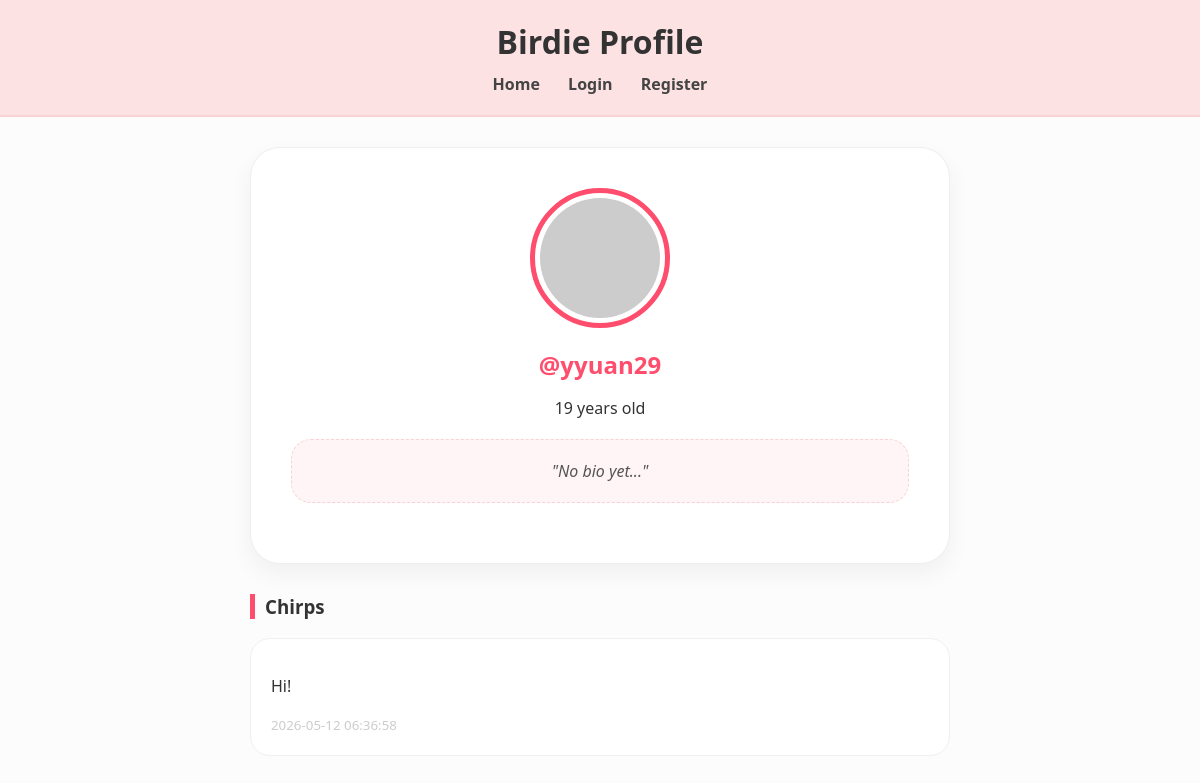
/profile/yyuan29, run on the app's committed database.
### tables this page shows
CREATE TABLE users (
            id INTEGER PRIMARY KEY AUTOINCREMENT,
            username TEXT UNIQUE NOT NULL,
            password TEXT NOT NULL,
            age INTEGER
        );

### app.py (the view)
@app.get("/profile/{username}", response_class=HTMLResponse)
async def view_profile(request: Request, username: str):
    db = get_db()
    user = db.execute(
        "SELECT * FROM users WHERE username = ?",
        (username,)
    ).fetchone()
    if not user:
        db.close()
        return HTMLResponse("User not found", status_code=404)
    messages = db.execute(
        """
        SELECT m.*, u.username
        FROM messages m
        JOIN users u ON m.user_id = u.id
        WHERE m.user_id = ?
        ORDER BY m.timestamp DESC
        """,
        (user["id"],)
    ).fetchall()
    db.close()
    messages_list = [dict(m) for m in messages]
    logged_in_user = request.cookies.get("username")
    is_own_profile = logged_in_user == username
    return templates.TemplateResponse(
        request=request,
        name="profile.html",
        context={
            "request": request,
            "profile_user": dict(user),
            "messages": messages_list,
            "is_own_profile": is_own_profile,
            "user": logged_in_user,
            "t": get_translations(request)
        }
    )

### templates/profile.html (shortened to what this page needs)
<!DOCTYPE html>
<html lang="en">
<head>
</head>
<body>
    <header class="birdie-header">
        <div class="header-content">
            <div class="title-nav">
                <h1>Birdie Profile</h1>
                <nav>
                    <a href="/">Home</a>
                    {% if user and user != "None" %}
                        <a href="/profile/{{ user }}">My Profile</a>
                        <a href="/create_message">New Post</a>
                        <a href="/logout">Logout</a>
                    {% else %}
                        <a href="/login">Login</a>
                        <a href="/register">Register</a>
                    {% endif %}
                </nav>
            </div>
        </div>
    </header>
    <div class="container">
        <div class="profile-card">
            <img src="https://api.dicebear.com/7.x/fun-emoji/svg?seed={{ profile_user.username }}" class="avatar-large">
            <h2 style="color: var(--birdie-dark-pink); margin:0;">@{{ profile_user.username }}</h2>
            <p>{{ profile_user.age }} years old</p>
            <div class="bio-display">
                {% if profile_user.bio %}"{{ profile_user.bio }}"{% else %}"No bio yet..."{% endif %}
            </div>
        </div>
        <h3 style="border-left: 5px solid var(--birdie-dark-pink); padding-left: 10px;">Chirps</h3>
        {% for msg in messages %}
            <div class="msg-card">
                <div>{{ linkify(msg.content) | safe }}</div>
                <small style="color: #ccc;">{{ msg.timestamp }}</small>
            </div>
        {% endfor %}
    </div>
</body>
</html>

### templates/profile.html (style rules this page uses)
:root { --birdie-pink: #fde2e4; --birdie-dark-pink: #ff4d6d; --birdie-border: #fad2d6; }
body { background-color: #fcfcfc; font-family: 'Segoe UI', Tahoma, Geneva, Verdana, sans-serif; margin: 0; padding: 0; color: #333; }
.birdie-header { background-color: var(--birdie-pink); padding: 20px 0; border-bottom: 2px solid var(--birdie-border); text-align: center; }
.title-nav h1 { font-size: 32px; margin: 0; font-weight: 800; }
.title-nav nav { margin-top: 10px; font-weight: 600; }
.title-nav nav a { text-decoration: none; color: #444; margin: 0 12px; }
.container { max-width: 700px; margin: 30px auto; padding: 0 20px; }
.profile-card { background: white; border-radius: 30px; padding: 40px; text-align: center; box-shadow: 0 10px 25px rgba(0,0,0,0.05); margin-bottom: 30px; border: 1px solid #eee; }
.avatar-large { width: 120px; height: 120px; border-radius: 50%; border: 5px solid var(--birdie-dark-pink); background-color: #fff; padding: 5px; margin-bottom: 15px; }
.bio-display { background: #fff5f6; padding: 20px; border-radius: 20px; font-style: italic; color: #555; margin: 20px 0; border: 1px dashed var(--birdie-border); }
.msg-card { background: white; padding: 20px; border-radius: 20px; margin-bottom: 15px; border: 1px solid #f0f0f0; }

### data on the page
users: username "yyuan29", age "19", linkify "Hi!", timestamp "2026-05-12 06:36:58"
